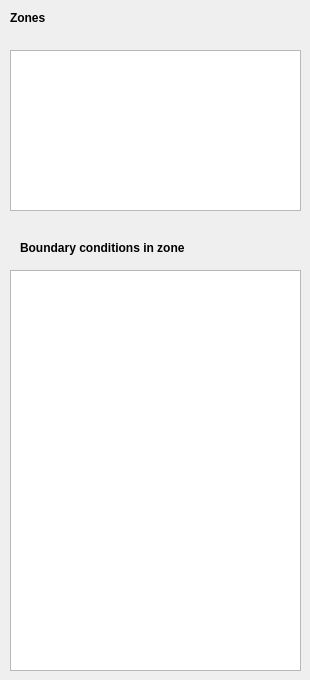
             <widget class="QWidget" name="boundary_conditions">
              <widget class="QLabel" name="label_bc">
               <property name="geometry">
                <rect>
                 <x>10</x>
                 <y>10</y>
                 <width>121</width>
                 <height>16</height>
                </rect>
               </property>
               <property name="text">
                <string>&lt;html&gt;&lt;head/&gt;&lt;body&gt;&lt;p&gt;&lt;span style=&quot; font-weight:700;&quot;&gt;Zones&lt;/span&gt;&lt;/p&gt;&lt;/body&gt;&lt;/html&gt;</string>
               </property>
              </widget>
              <widget class="QListWidget" name="Zone_list">
               <property name="geometry">
                <rect>
                 <x>10</x>
                 <y>50</y>
                 <width>291</width>
                 <height>161</height>
                </rect>
               </property>
              </widget>
              <widget class="QListWidget" name="BC_list">
               <property name="geometry">
                <rect>
                 <x>10</x>
                 <y>270</y>
                 <width>291</width>
                 <height>401</height>
                </rect>
               </property>
              </widget>
              <widget class="QLabel" name="label_bc_2">
               <property name="geometry">
                <rect>
                 <x>20</x>
                 <y>240</y>
                 <width>211</width>
                 <height>16</height>
                </rect>
               </property>
               <property name="text">
                <string>&lt;html&gt;&lt;head/&gt;&lt;body&gt;&lt;p&gt;&lt;span style=&quot; font-weight:700;&quot;&gt;Boundary conditions in zone&lt;/span&gt;&lt;/p&gt;&lt;/body&gt;&lt;/html&gt;</string>
               </property>
              </widget>
             </widget>
